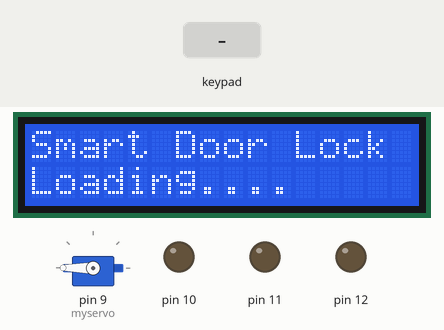
Recording of a sketch running on a simulated Arduino Uno, built with avr-gcc and run on an emulated ATmega328P. On the bench: servo, 16×2 character LCD, output pins drawn as LEDs (lit = HIGH). Inputs (shaded band) come from the test bench. At 18.4 s the program stops and its outputs stay as they are.

Above: at 2.8 s.
At 4.9 s:
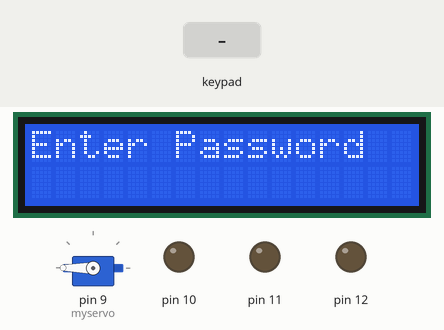
5.0 s: keypad keys 1 2 3 4 pressed 0.4 s apart
At 7.0 s:
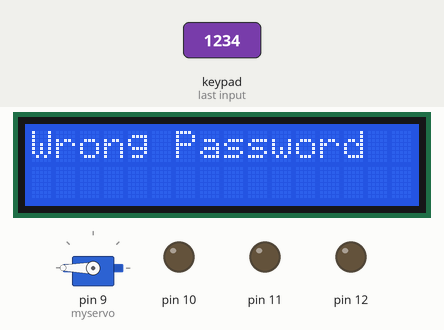
8.7 s: keypad keys 7 4 3 1 pressed 0.4 s apart
At 8.9 s:
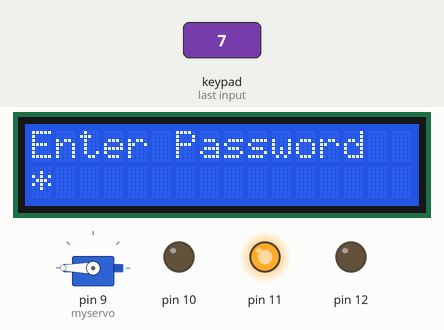
11.8 s: key '*' pressed
At 16.1 s:
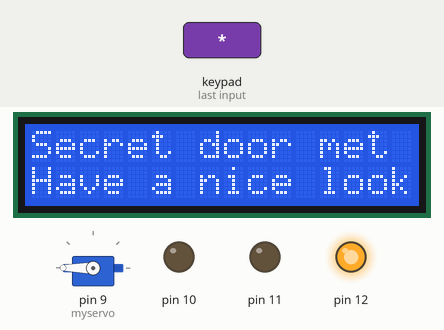
Timing chart, 0 to 17.6 s (numbered marks = the images above; inputs shaded):
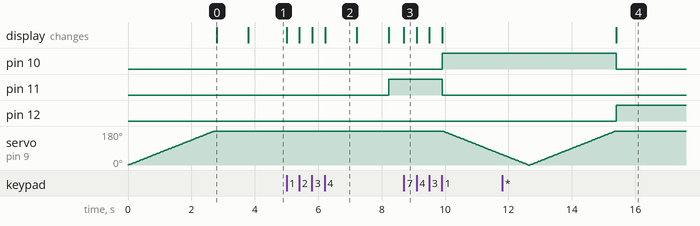

The sketch:

SourceCode.ino
```cpp
#include <Keypad.h>
#include <LiquidCrystal.h>
#include <Servo.h>

Servo myservo;

LiquidCrystal lcd(A0, A1, A2, A3, A4, A5);

#define Length 5

char Data[Length];
char Master[Length] = "7431";
byte datacount = 0;
char customKey;
byte wrongcounter=3;
const byte ROWS = 4;
const byte COLS = 3;
char keys[ROWS][COLS] = {
  {'1', '2', '3'},
  {'4', '5', '6'},
  {'7', '8', '9'},
  {'*', '0', '#'}
};
bool closed = true;

byte rowPins[ROWS] = {1, 2, 3, 4};
byte colPins[COLS] = {5, 6, 7};

Keypad customKeypad = Keypad(makeKeymap(keys), rowPins, colPins, ROWS, COLS);

void setup() {
  pinMode(10, OUTPUT);
  pinMode(11, OUTPUT);
  pinMode(12, OUTPUT);
  myservo.attach(9);
  for (int deg = 0; deg <= 180; deg += 1) {
    myservo.write(deg);
    delay(15);
  }
  lcd.begin(16, 2);
  lcd.print("Smart Door Lock");
  lcd.setCursor(0, 1);
  lcd.print("Loading....");
  delay(1000);
  lcd.clear();
}

void loop() {
  if (closed) {
    lcd.setCursor(0, 0);
    lcd.print("Enter Password");
    lcd.setCursor(0, 1);
    customKey = customKeypad.getKey();

    if (customKey != NO_KEY) {
      Data[datacount] = customKey;
      lcd.setCursor(datacount, 1);
      lcd.print("*");
      datacount++;

      if (datacount == Length-1) {
        if (strncmp(Data, Master, Length) == 0) {
          lcd.clear();
          digitalWrite(10, HIGH);
          digitalWrite(11, LOW);
          digitalWrite(12, LOW);
          for (int deg = 180; deg >= 0; deg -= 1) {
            myservo.write(deg);
            delay(15);
          }
          lcd.print(" Door is Opened ");
          closed = false;
          datacount = 0;
        } else {
          lcd.clear();
          lcd.setCursor(0, 0);
          lcd.print("Wrong Password");
          delay(1000);
         lcd.setCursor(0, 1);
          lcd.print("Attempts left: ");
          lcd.print(wrongcounter-1);
          delay(1000);
          lcd.clear();
          digitalWrite(10, LOW);
          digitalWrite(11, HIGH);
          digitalWrite(12, LOW);
          datacount = 0;
          wrongcounter--;
        }
        if(wrongcounter==0)
        {
          lcd.setCursor(0,0);
          lcd.print("Entrance denied!");
          delay(1000);
          lcd.clear();
          digitalWrite(10, LOW);
          digitalWrite(11, HIGH);
          digitalWrite(12, LOW);
          datacount = 0;
          wrongcounter=0;
           exit(0);
        }
      }
    }
  } else {
    customKey = customKeypad.getKey();

    if (customKey == '#') {
      lcd.clear();
      for (int deg = 0; deg <= 180; deg += 1) {
        myservo.write(deg);
        delay(15);
      }
      lcd.print("Door is closed");
      digitalWrite(10, LOW);
      digitalWrite(11, HIGH);
      delay(3000);
      closed = true;
    }
    if (customKey == '*') {
      lcd.clear();
      for (int deg = 0; deg <= 180; deg += 1) {
        myservo.write(deg);
        delay(15);
      }
      lcd.print("Secret door met");
      lcd.setCursor(0,1);
      lcd.print("Have a nice look");
      digitalWrite(10, LOW);
      digitalWrite(11, LOW);
      digitalWrite(12, HIGH);
      delay(3000);
      closed = true;
      exit(0);
    }
  }
}
```

Measured:
- after the input at 5.0 s, pin 11: LOW → HIGH after 3.2 s; the display: first changes at once (image 2 shows a later state)
- after the input at 8.7 s, pin 10: LOW → HIGH after 1.2 s; pin 11: HIGH → LOW after 1.2 s; servo on pin 9 (myservo): moves from 180° to 56° over 1.8 s, starting after 1.2 s; the display: changes at once (image 3)
- after the input at 11.8 s, pin 10: HIGH → LOW after 3.6 s; pin 12: LOW → HIGH after 3.6 s; the display: changes after 3.6 s (image 4)
- what the display in image 0 shows lasts 1.0 s, from 2.8 s to 3.8 s
